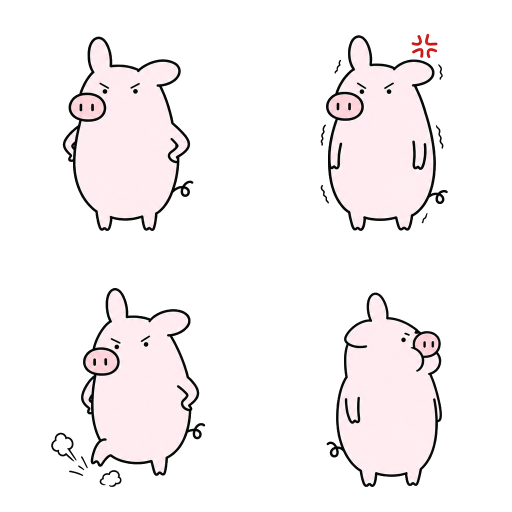
#> input picture assets/actions/angry.png, 1024 x 1024 px, given in place of wave.png, which was not available (shown at 1/2 size)
$ python build_assets.py
#> lines starting #> are read from the running program, lines starting #| are printed output that depends on the picture; pictures that were not available may be replaced by others from this repository, and a replacement may not be noted
# -*- coding: utf-8 -*-
"""把 assets/actions/*.png（阿猪 16 个 2x2 四格动作图）打包成 main/azhu_assets.bin。

输出格式：全屏 240x320 · 8bpp 索引 · 全局 256 色 RGB565 调色板。
改素材、换画风或加动作后，重跑本脚本再提交 main/azhu_assets.bin 即可。

用法：  python tools/build_assets.py
依赖：  pip install pillow
"""
import os
import struct
from PIL import Image, ImageDraw

HERE = os.path.dirname(os.path.abspath(__file__))
BASE = os.path.join(HERE, "..", "assets", "actions")
OUT  = os.path.join(HERE, "..", "main", "azhu_assets.bin")

W, H = 240, 320
BODY = 200                 # 身体最大边（居中偏下站在屏上）
BG   = (253, 246, 243)     # 暖白背景（也是身体抗锯齿边缘预合成色，衔接无缝）
GY   = H - 40              # 脚底基线

# 动作顺序：第 0 个是开机默认；"sleep" 会被主循环用作无操作待机
ACTIONS = ["wave", "think", "sleep", "eat", "drink", "laugh", "celebrate", "dance",
           "run", "shy", "sad", "angry", "hot", "sneeze", "fart", "bbq"]


def frame_rgb(cell):
    bb = cell.getbbox()
    if bb:
        cell = cell.crop(bb)
    cw, ch = cell.size
    s = BODY / max(cw, ch)
    nw, nh = max(1, int(cw * s)), max(1, int(ch * s))
    cell = cell.resize((nw, nh), Image.LANCZOS)
    canvas = Image.new("RGB", (W, H), BG)
    d = ImageDraw.Draw(canvas)
    cx = W // 2
    d.ellipse([cx - 72, GY - 12, cx + 72, GY + 12], fill=(235, 224, 219))  # 脚下阴影
    px = (W - nw) // 2
    py = GY - nh + 18
    canvas.paste(cell, (px, py), cell)
    return canvas


def rgb565(r, g, b):
    return ((r >> 3) << 11) | ((g >> 2) << 5) | (b >> 3)


def main():
    frames = []
    for name in ACTIONS:
        im = Image.open(os.path.join(BASE, name + ".png")).convert("RGBA")
#> im is the input picture: PIL image 1024x1024 RGBA; mean R, G, B, A 53.3, 49.5, 50.5, 61.5
        Wd, Hd = im.size
#> Wd = 1024; Hd = 1024
        hw, hh = Wd // 2, Hd // 2
#> hw = 512; hh = 512
        for b in [(0, 0, hw, hh), (hw, 0, Wd, hh), (0, hh, hw, Hd), (hw, hh, Wd, Hd)]:
            frames.append(frame_rgb(im.crop(b)))
#> this loop made 4 passes
#> bb in frame_rgb on passes 1 to 4: (125, 73, 387, 462), (129, 67, 384, 462), (102, 64, 411, 462), (141, 73, 372, 462)
#> pass 1, in frame_rgb, `cell = cell.crop(bb)`:
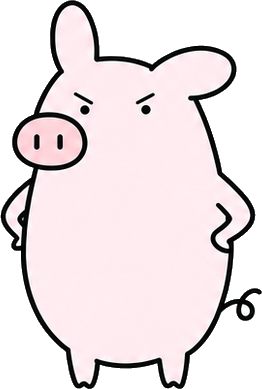
#> cell: PIL image 262x389 RGBA; mean R, G, B, A 142.6, 132.6, 135.3, 163.4; transparent parts drawn white
#> pass 1, in frame_rgb, `cell = cell.resize((nw, nh), Image.LANCZOS)`:
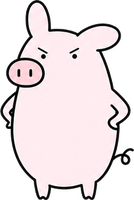
#> cell: PIL image 134x200 RGBA; mean R, G, B, A 146.7, 136.9, 139.6, 163.4; transparent parts drawn white
#> pass 1, in frame_rgb, `canvas = Image.new("RGB", (W, H), BG)`:
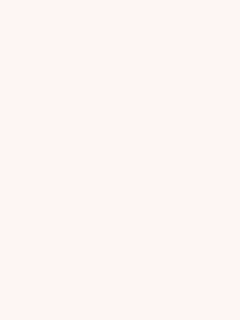
#> canvas: PIL image 240x320 RGB; mean R, G, B 253, 246, 243
#> pass 2, in frame_rgb (call 2), `cell = cell.crop(bb)`:
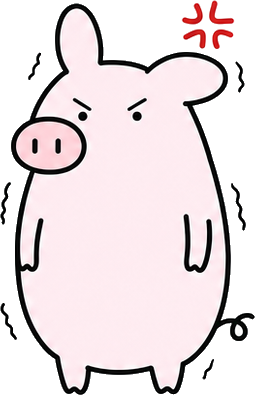
#> cell: PIL image 255x395 RGBA; mean R, G, B, A 143.3, 132.1, 134.7, 166.1; transparent parts drawn white
#> after the loop, frames = 4 items
#> pass 2 of the loop in main, `for name in ACTIONS:`:
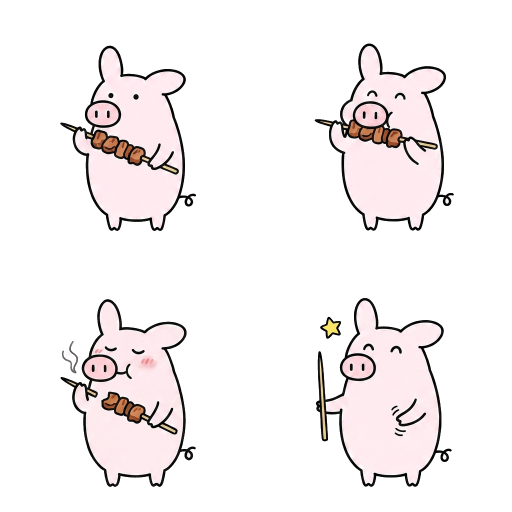
#> input picture assets/actions/bbq.png, 1024 x 1024 px, given in place of think.png, which was not available (shown at 1/2 size)
#> in main, im is the input picture: PIL image 1024x1024 RGBA; mean R, G, B, A 48.5, 44.6, 45, 58.9
#> the loop in main, `for b in [(0, 0, hw, hh), (hw, 0, Wd, hh), (0, hh, hw, Hd), (hw, hh, W..` made 4 passes
#> bb in frame_rgb on passes 1 to 4: (120, 91, 392, 462), (117, 87, 396, 462), (121, 86, 392, 462), (120, 84, 392, 462)
#> pass 1, in frame_rgb (call 5), `cell = cell.resize((nw, nh), Image.LANCZOS)`:
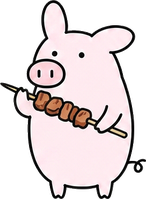
#> cell: PIL image 146x199 RGBA; mean R, G, B, A 123, 112.9, 113.9, 146.1; transparent parts drawn white
#> pass 2, in frame_rgb (call 6), `cell = cell.resize((nw, nh), Image.LANCZOS)`:
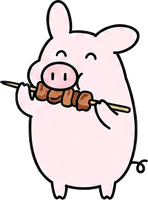
#> cell: PIL image 148x200 RGBA; mean R, G, B, A 124.4, 114.4, 115.6, 147.2; transparent parts drawn white
#> after the loop in main, `for b in [(0, 0, hw, hh), (hw, 0, Wd, hh), (0, hh, hw, Hd), (hw, hh, W..`: frames = 8 items
    nf = len(frames)

    # 所有帧共用一个全局 256 色调色板（省空间、切帧不闪）
    tall = Image.new("RGB", (W, H * nf))
    for i, f in enumerate(frames):
        tall.paste(f, (0, H * i))
    palimg = tall.quantize(colors=256, method=0, dither=0)
    pal = (palimg.getpalette() + [0] * 768)[:768]

    idx = [f.quantize(palette=palimg, dither=0).tobytes() for f in frames]

    fpa = 4
    na = len(ACTIONS)
    buf = bytearray()
    buf += struct.pack("<4sBBBHHH", b"AZHU", 1, na, fpa, W, H, 256)
    for i in range(256):
        buf += struct.pack("<H", rgb565(pal[i * 3], pal[i * 3 + 1], pal[i * 3 + 2]))
    for ai, name in enumerate(ACTIONS):
        buf += (name.encode("ascii")[:12] + bytes(12))[:12] + struct.pack("<H", ai * fpa)
    for fr in idx:
        buf += fr

    with open(OUT, "wb") as fh:
        fh.write(buf)
    print("wrote %s : %d actions, %d frames, %.2f MB"
          % (OUT, na, nf, len(buf) / 1024 / 1024))


if __name__ == "__main__":
#> (the run stopped early here; a loop or call above may not have finished)
